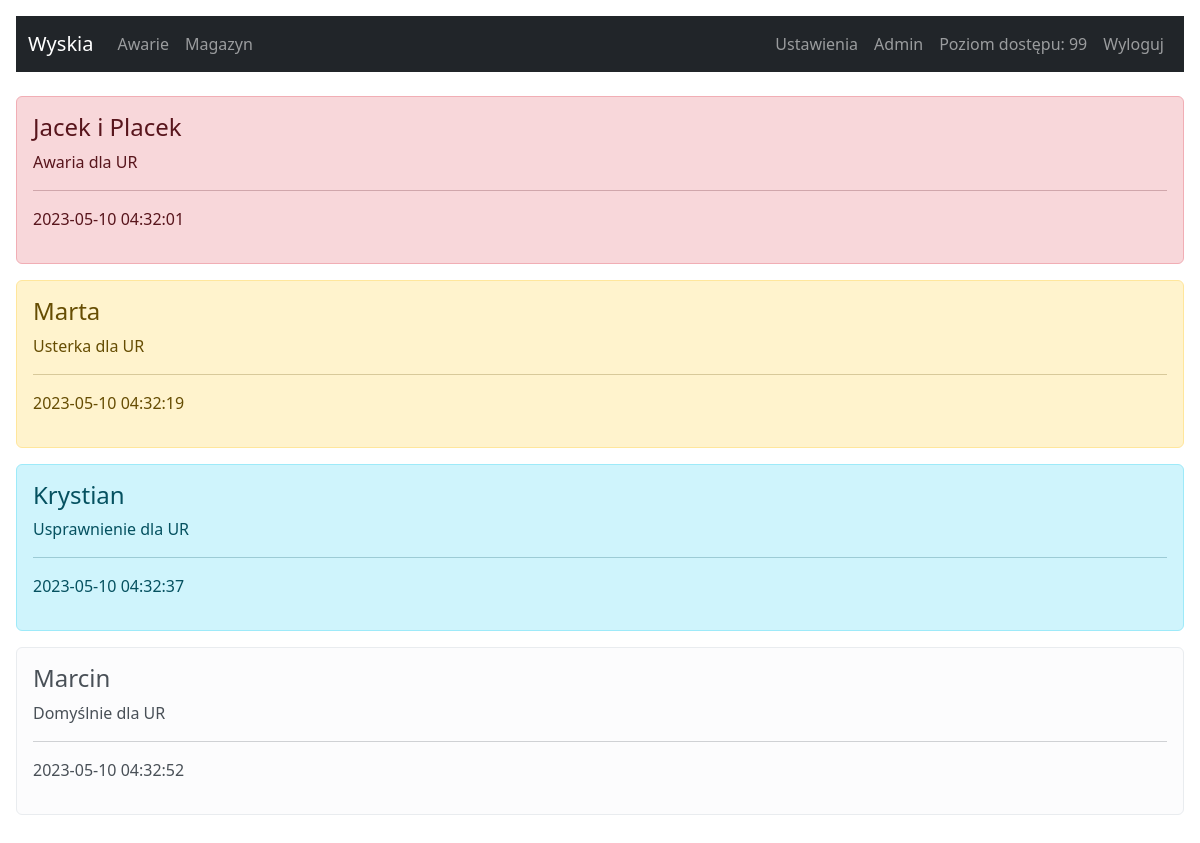
/ (signed in), run on the app's committed database.
### tables this page shows
CREATE TABLE users (
		id INTEGER NOT NULL, 
		login VARCHAR(140), 
		password VARCHAR(140),
		rank INTEGER, name TEXT,
		PRIMARY KEY (id)
	);

CREATE TABLE message (
    notifier VARCHAR(255),
    message VARCHAR(255),
    type_message VARCHAR(255),
    date_added DATE);

### app.py (the view)
@app.route('/')
@flask_login.login_required
def base():
   query_select = f"SELECT * FROM message"
   rows = sql_select(query_select)
   return render_template('index.html', rows=rows)

### app.py (called while the page is built)
def get_db_connection():
   con = sql.connect('wsb.sqlite')
   con.row_factory = sql.Row
   return con

def sql_select(query_select):
   con = get_db_connection()
   cur = con.cursor()
   cur.execute(query_select)
   row = cur.fetchall()
   con.close()
   return row

@login_manager.user_loader
def user_loader(login_email):
   if login_email not in users:
      return
   user = User()
   user.id = login_email
   user.rank = users[login_email]['rank']
   user.name = users[login_email]['name']
   return user

### templates/index.html
{% extends 'base.html' %}
{% block content %}
    {% for row in rows %}
    <div class="alert alert-{{row['type_message']}}" role="alert">
      <h4 class="alert-heading">{{row['notifier']}}</h4>
      <p>{{row['message']}}</p>
      <hr>
      <p>{{row['date_added']}}</p>
    </div>
    {% endfor %}
{% endblock %}

### templates/navbar.html (shortened to what this page needs)
<nav class="navbar navbar-expand-lg navbar-dark bg-dark">
  <div class="container-fluid">
    <a class="navbar-brand" href="/">Wyskia</a>
    <div class="collapse navbar-collapse" id="navbarSupportedContent">
      <ul class="navbar-nav me-auto mb-2 mb-lg-0">
        <li class="nav-item">
          <a class="nav-link" href="/management-failure">Awarie</a>
        </li>
        <li class="nav-item">
          <a class="nav-link" href="/management-warehouse">Magazyn</a>
        </li>
      </ul>
      <ul class="navbar-nav me-right mb-2 mb-lg-0">
        <li class="nav-item">
          <a class="nav-link" href="/settings">Ustawienia</a>
        </li>
        <li class="nav-item">
          <a class="nav-link" disabled> {{ current_user.id }}</a>
        </li>
        <li class="nav-item">
          <a class="nav-link" disabled> Poziom dostępu: {{ current_user.rank }}</a>
        </li>
        <li class="nav-item">
          <a class="nav-link" href="/logout">Wyloguj</a>
        </li>
      </ul>
    </div>
  </div>
</nav>

### data on the page
users: rank "99"
message: notifier "Jacek i Placek", message "Awaria dla UR", date_added "2023-05-10 04:32:01"
message: notifier "Marta", message "Usterka dla UR", date_added "2023-05-10 04:32:19"
message: notifier "Krystian", message "Usprawnienie dla UR", date_added "2023-05-10 04:32:37"
message: notifier "Marcin", message "Domyślnie dla UR", date_added "2023-05-10 04:32:52"

### other printed values
{{ current_user.id }} "Admin"
